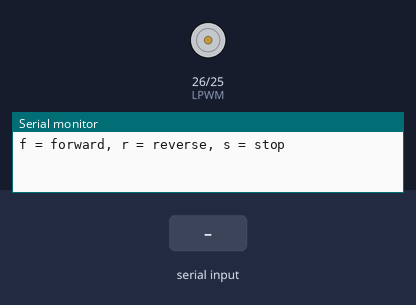
A program run on a simulated ESP32. On the bench: motor-driver pin pairs drawn as motors (green arrow = first pin HIGH = forward, orange = second pin HIGH = backward, longer = more drive), the last lines printed to the serial monitor. The inputs (shaded band) are chosen by the test bench.

Above: at 1.2 s.
1.3 s: "f" received over Serial
At 3.5 s:
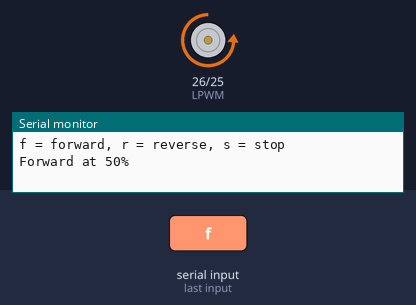
3.8 s: "s" received over Serial
At 4.7 s:
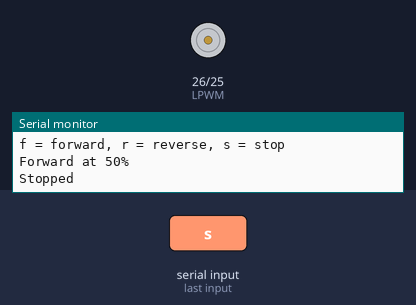
Timing chart, 0 to 6.8 s (numbered marks = the images above; inputs shaded):
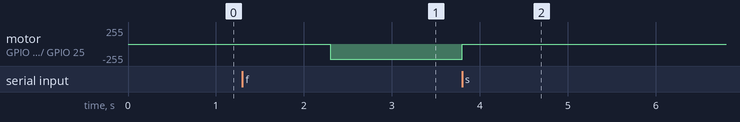

Measured:
- after the input at 1.3 s, motor on GPIO 26 (LPWM) / GPIO 25 (RPWM): stopped → backward 229/255 after 1.0 s
- after the input at 3.8 s, motor on GPIO 26 (LPWM) / GPIO 25 (RPWM): backward 229/255 → stopped at once

The program:

main.cpp
```cpp
#include <Arduino.h>
#include <esp_arduino_version.h>

constexpr int RPWM = 25;
constexpr int LPWM = 26;
constexpr int PWM_FREQ = 20000;
constexpr int PWM_BITS = 8;
constexpr int TEST_DUTY = 230;  // 230/255 ≈ 50%

void writePWM(int forward, int reverse) {
#if ESP_ARDUINO_VERSION_MAJOR >= 3
    ledcWrite(RPWM, forward);
    ledcWrite(LPWM, reverse);
#else
    ledcWrite(0, forward);
    ledcWrite(1, reverse);
#endif
}

void setup() {
    Serial.begin(115200);

    pinMode(RPWM, OUTPUT);
    pinMode(LPWM, OUTPUT);
    digitalWrite(RPWM, LOW);
    digitalWrite(LPWM, LOW);

#if ESP_ARDUINO_VERSION_MAJOR >= 3
    ledcAttach(RPWM, PWM_FREQ, PWM_BITS);
    ledcAttach(LPWM, PWM_FREQ, PWM_BITS);
#else
    ledcSetup(0, PWM_FREQ, PWM_BITS);
    ledcSetup(1, PWM_FREQ, PWM_BITS);
    ledcAttachPin(RPWM, 0);
    ledcAttachPin(LPWM, 1);
#endif

    writePWM(0, 0);
    Serial.println("f = forward, r = reverse, s = stop");
}

void loop() {
    if (!Serial.available()) return;

    char command = Serial.read();
    if (command != 'f' && command != 'r' && command != 's') return;

    // Stop before applying a new direction.
    writePWM(0, 0);

    if (command == 's') {
        Serial.println("Stopped");
        return;
    }

    delay(1000);  // Initial unloaded test: allow time to stop

    if (command == 'f') {
        writePWM(TEST_DUTY, 0);
        Serial.println("Forward at 50%");
    } else {
        writePWM(0, TEST_DUTY);
        Serial.println("Reverse at 50%");
    }
}
```
